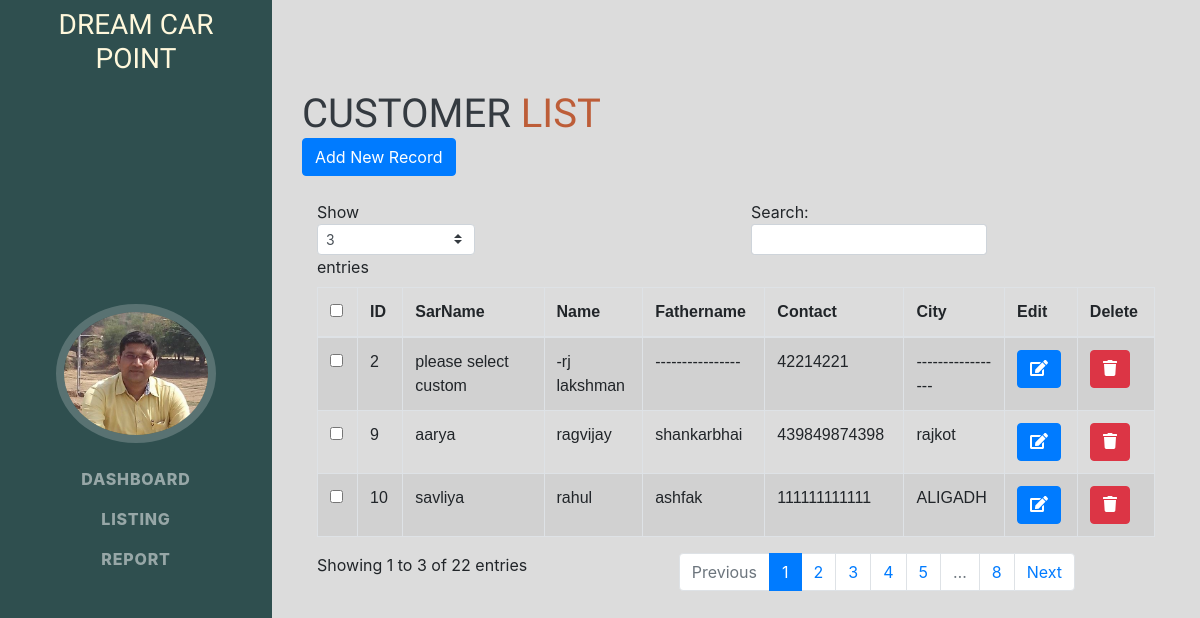
/listing/, run on an earlier commit of the app's database.
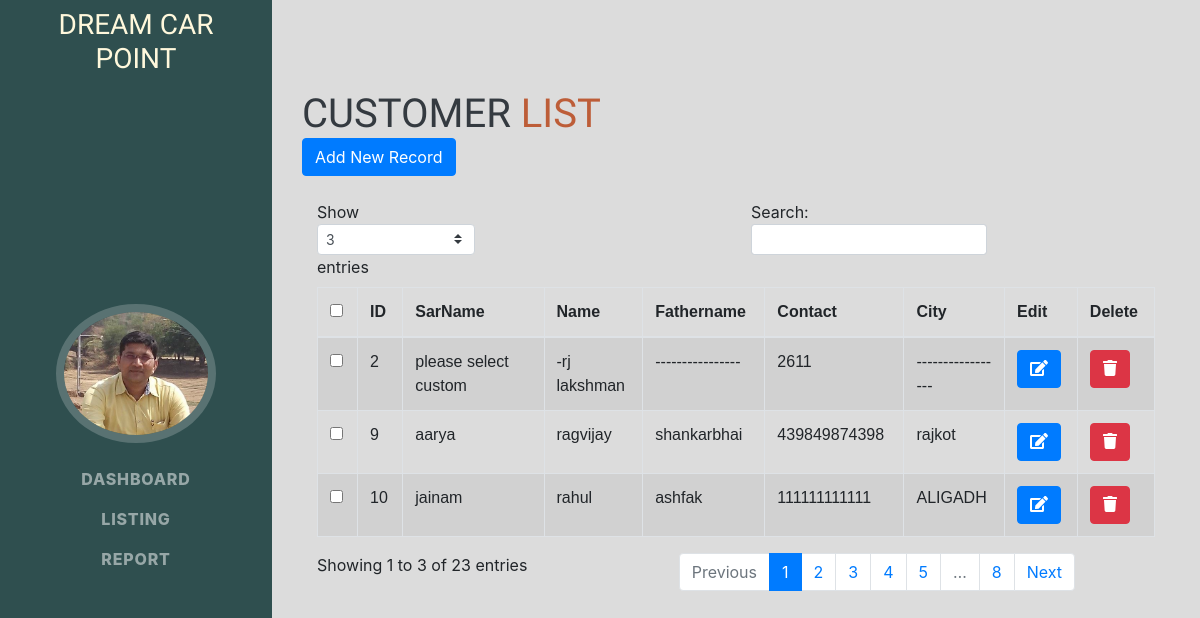
And on a later commit of the database.
### CAR/models.py (models this page shows, shortened)
class customer(models.Model):
    CUS_ID     = models.AutoField(primary_key=True)
    CUS_SARNAME = models.CharField(max_length=20,blank=True)
    CUS_NAME   = models.CharField(max_length=70,blank=True)
    CUS_FNAME   = models.CharField(max_length=70,blank=True)
    CUS_CITY   = models.CharField(max_length=70,blank=True)
    CUS_MO     = models.CharField(max_length=12,unique=True,blank=True)
    CUS_EMAIL  = models.EmailField(unique=True)
    CUS_STATE  = models.CharField(max_length=70)
    CUS_Zip    = models.CharField(max_length= 6)
    date_modified = models.DateTimeField(auto_now=True)

### CAR/views.py (the view)
# urls.py: path('listing/',views.customerView.as_view(),name="listing"),
class customerView(ListView):
    model = customer
    template_name ='base_listing.html'

### CAR/templates/base_listing.html (shortened to what this page needs)
<!DOCTYPE html>
{% load static %}
<html lang="en">
    <head>
        <link href="{% static 'car/css/styles.css' %}" rel="stylesheet" />
        <link href="{% static 'car/css/Bootstrap.css' %}" rel="stylesheet" />
</head>
<body>
    <nav class="navbar navbar-expand-lg navbar-dark  fixed-top" id="sideNav">
        <h3 style="color:cornsilk">Dream Car Point</h3>
        <a class="navbar-brand js-scroll-trigger" href="#page-top">
            <span class="d-none d-lg-block"><img class="img-fluid img-profile rounded-circle mx-auto mb-2" src="{% static 'car/image/profile.jpg' %}" /></span>
        </a>
        <div class="collapse navbar-collapse" id="navbarSupportedContent">
            <ul class="navbar-nav">
             <li class="nav-item"><a class="nav-link js-scroll-trigger" href="/dashbord">Dashboard</a></li>
                <li class="nav-item"><a class="nav-link js-scroll-trigger" href="/listing">listing</a></li>
                <li class="nav-item"><a class="nav-link js-scroll-trigger" href="/report">report</a></li>
            </ul>
        </div>
    </nav>
<div class="container">
 <div class="row">
            <div class="col-md-12" id="main">
                <h1 class="mb-0">
                    customer
                    <span style="color:#bd5d38;">List</span>
                </h1>
                <span><a href="/listing/Costomer" class="btn btn-primary">Add New Record</a></span>
                <br>
                <br>
                <div class="table-responsive">
        <table id="bootstrapdatatable" class="table table-striped table-bordered" width="100%">
                    <thead>
                        <th><input type="checkbox" id="checkall" /></th>
                        <th>ID</th>
                        <th>SarName</th>
                        <th>Name</th>
                        <th>Fathername</th>
                        <th>Contact</th>
                        <th>City</th>
                        <th>Edit</th>
                        <th>Delete</th>
                    </thead>
        <tbody>
        {% for customer in customer_list %}
            <tr>
            <td><input type="checkbox" class="checkthis" /></td>
            <td>{{ customer.CUS_ID }}</td>
            <td>{{ customer.CUS_SARNAME }}</td>
            <td>{{ customer.CUS_NAME }}</td>
            <td>{{ customer.CUS_FNAME }}</td>
            <td>{{ customer.CUS_MO }}</td>
            <td>{{ customer.CUS_CITY }}</td>
             <td>
                     <a href="{% url 'Update' customer.CUS_ID %}" class="btn btn-primary btn-xs" >
                        <i class='fas fa-edit'></i>
                    </a>
            </td>
            <td>
                    <form action="{% url 'Delete' customer.CUS_ID %}" method="POST",class="d-inline">
                        <button type="submit" class="btn btn-danger">
                            <i class="fa fa-trash"></i>
                        </button>
                    </form>
            </td>
             </tr>
        {% endfor %}
        </tbody>
        </table>
                </div>
            </div>
</div>
</div>
</body>
</html>

### CAR/templates/base_listing.html (style rules this page uses)
#sideNav { background-color: darkslategray; }
#bootstrapdatatable { font-family: Verdana, Geneva, Tahoma, sans-serif; }
#main { padding:none; margin-top: 10%; margin-bottom: 10%; }
body { background-color:gainsboro; }
.row { margin-right: 0px; margin-left: 0px; }

What changed in the data, as far as the page shows it:
changed customer "please select custom": CUS_MO "42214221" → "2611"
changed customer "rahul": CUS_SARNAME "savliya" → "jainam"
Also different on the page:
text written by a page script: "Show entries Search: Showing 1 to 3 of 22 entries Previous 1 2 3 4 5 … 8 Next" → "Show entries Search: Showing 1 to 3 of 23 entries Previous 1 2 3 4 5 … 8 Next"
